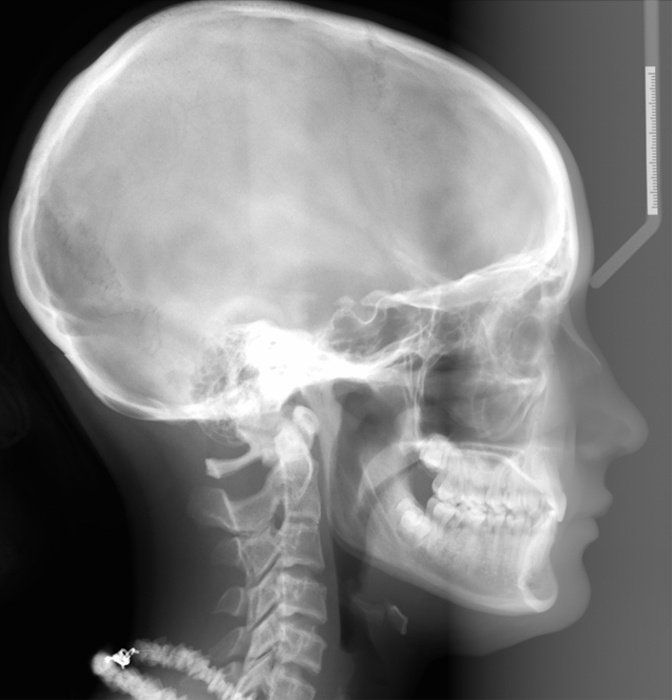
#> input picture project/scull.jpg, 672 x 700 px
$ python main.py   (older library calls are emulated)
#> lines starting #> are read from the running program, lines starting #| are printed output that depends on the picture; after the words box and inside, x2 and y2 are one past the last pixel; in counts of white or black regions, pixels touching at a corner belong together
import cv2
import numpy as np

def set_point(event, x, y, flags, params):
	if event == cv2.EVENT_LBUTTONDOWN:
		print(x,y)

cv2.namedWindow("laplacian")
cv2.setMouseCallback("laplacian", set_point)


img = cv2.imread('scull.jpg',cv2.IMREAD_GRAYSCALE)
#> img is the input picture: shape (700, 672); min 0, max 255, mean 128.6
sample_1 = cv2.imread('sample_1.png',cv2.IMREAD_GRAYSCALE)#sample_1 read
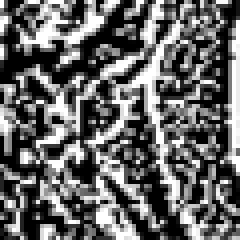
#> input picture project/sample_1.png, 60 x 60 px (shown 4 times larger)
#> sample_1 is the input picture: shape (60, 60); min 0, max 255, mean 103
edges = cv2.Canny(img,100,200)
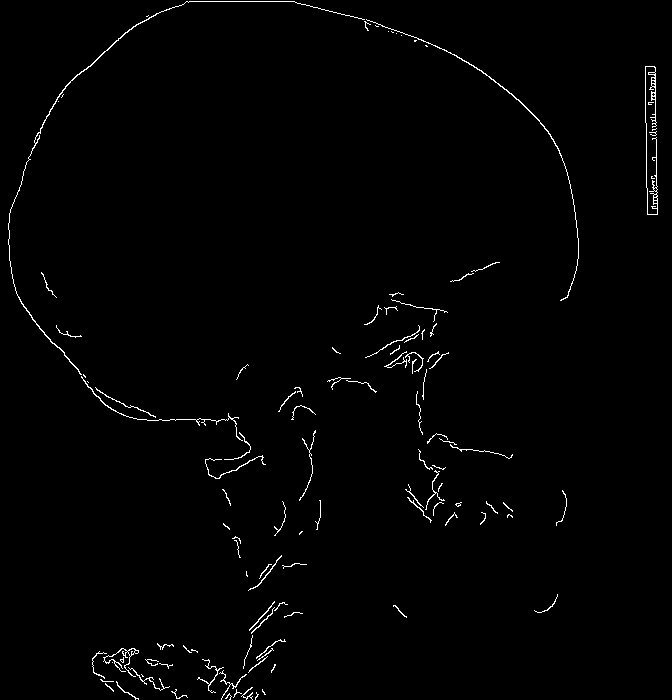
#> edges: shape (700, 672); 1.1% white in thin lines or dots

laplacian = cv2.Laplacian(img,cv2.CV_64F)#inbuild funtion
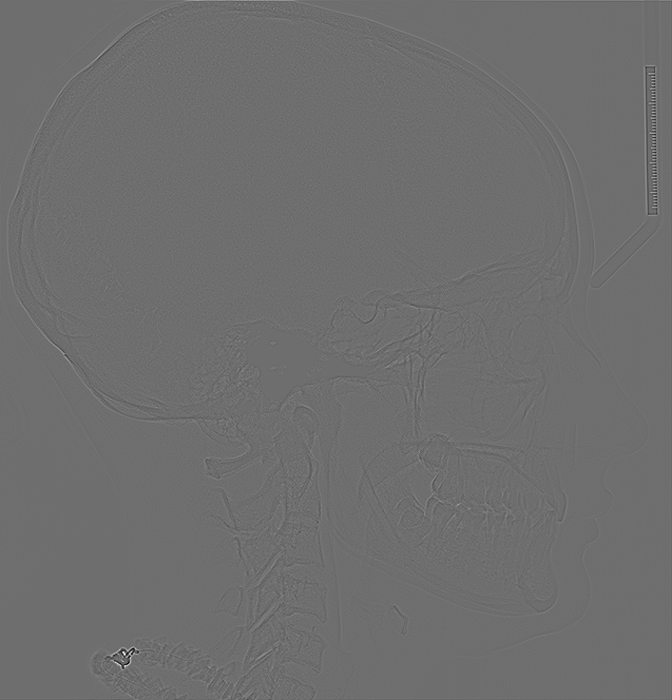
#> laplacian: shape (700, 672) float64; min -168, max 219, mean 0; drawn with min black and max white
height = np.size(img, 0)
#> height = 700
width = np.size(img, 1)
#> width = 672

count =0

for x in range(1,59):
	for y in range(1,59):
		if sample_1[x][y] == 255:
			count = count+1

print(count)## of ones in sample_1 (black pixels)


def laplacianFunction(mat):#created funtion for laplacian filter
	ker_h = 3
	ker_w = 3
	kernal = np.array([[0,1,0],
					   [1,-4,1],
					   [0,1,0]])

	img_con = np.zeros(img.shape)

	for i in range(1,height-1):
		for j in range(1,width-1):
			sum = 0

			for m in range(ker_h):
				for n in range(ker_w):
					sum = sum + kernal[m][n]*img[i-1+m][j-1+n]
			img_con[i][j] = sum

	return img_con


newImage = laplacianFunction(img)

cv2.imshow('laplacian',newImage)
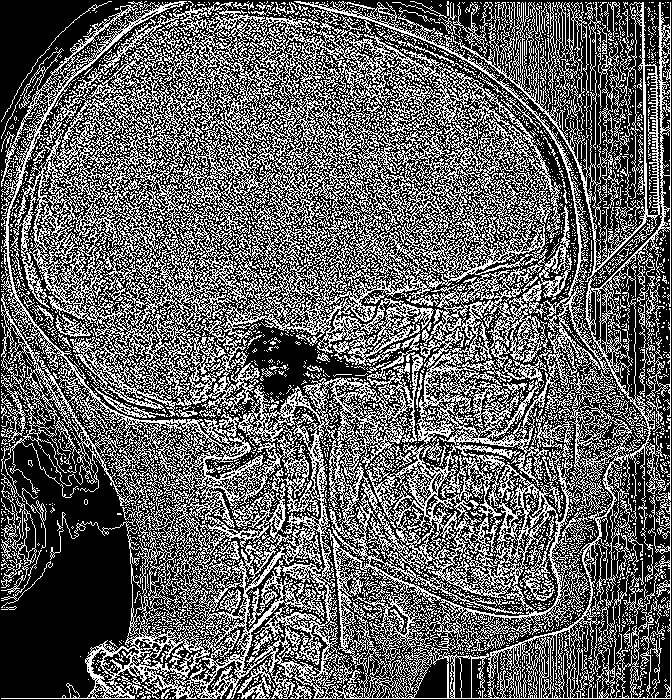
#> window 'laplacian': shape (700, 672); 38.6% white in thin lines or dots
cv2.imshow('img2',img)

# cv2.imshow('sample_1',sample_1)
# cv2.imshow('img',laplacian)


height = np.size(img, 0)
width = np.size(img, 1)

print(height)
#| 700
print(width)
#| 672

h = int(height/2)
#> h = 350
w = int(width/2)
#> w = 336

a = np.zeros([h, w])

Matrix_1 = np.zeros(a.shape)
Matrix_2 = np.zeros(a.shape)
Matrix_3 = np.zeros(a.shape)
Matrix_4 = np.zeros(a.shape)
Matrix_1_lap = np.zeros(a.shape)
Matrix_2_lap = np.zeros(a.shape)
Matrix_3_lap= np.zeros(a.shape)
Matrix_4_lap = np.zeros(a.shape)

for i in range(1,height-1):
	for j in range(1,width-1):
		if i<h and j<w:
			Matrix_1[i][j] = edges[i][j]
			Matrix_1_lap[i][j] = newImage[i][j]
		elif i<h and j>w:
			Matrix_2[i][j-w] = edges[i][j]
			Matrix_2_lap[i][j-w] = newImage[i][j]
		elif i>h and j<w:
			Matrix_3[i-h][j] = edges[i][j]
			Matrix_3_lap[i-h][j] = newImage[i][j]
		else:
			Matrix_4[i-h][j-w] = edges[i][j]
			Matrix_4_lap[i-h][j-w] = newImage[i][j]
#> Matrix_1: shape (350, 336) float64; 0.67% white in thin lines or dots
#> Matrix_2: shape (350, 336) float64; 1.2% white in thin lines or dots
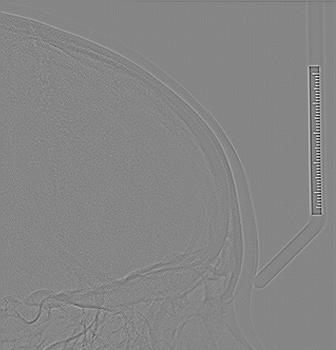
#> Matrix_2_lap: shape (350, 336) float64; min -114, max 103, mean 0; drawn with min black and max white
#> Matrix_3: shape (350, 336) float64; 1.9% white in thin lines or dots, all inside (x1, y1, x2, y2) = (62, 1, 336, 349)
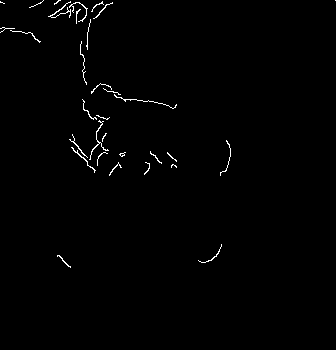
#> Matrix_4: shape (350, 336) float64; 0.85% white in thin lines or dots, all inside (x1, y1, x2, y2) = (0, 0, 336, 268)
# print(width,heigth)
cv2.imshow('4-1',Matrix_4)
cv2.imshow('4-1_lap',Matrix_4_lap)
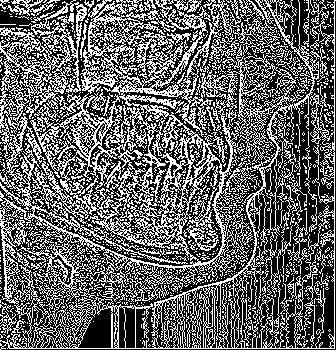
#> window '4-1_lap': shape (350, 336); 39.7% white in thin lines or dots

for i in range(1,h-1):
	for j in range(w-1,1):
		print(Matrix_4[i][j])


cv2.imshow('canny',edges)

cv2.waitKey(0)
cv2.destroyAllWindows()
